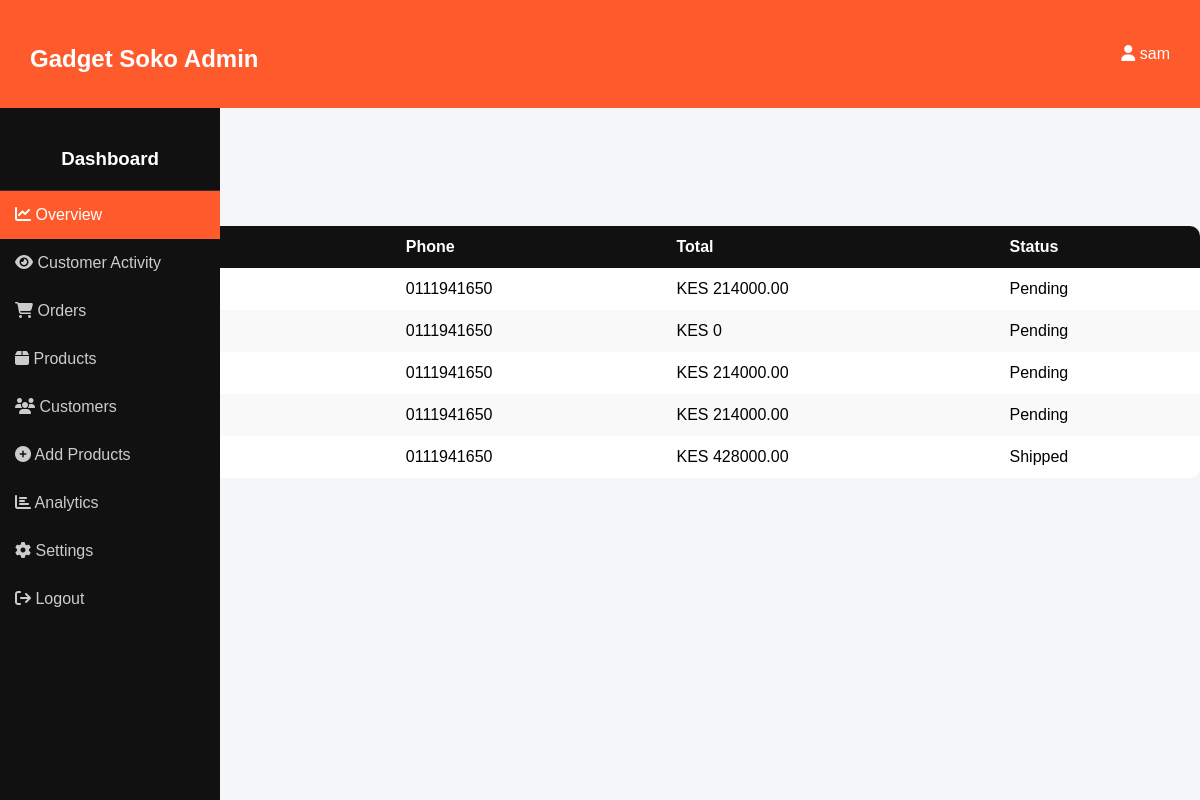
The app's page /dashboard/ (signed in), older data.
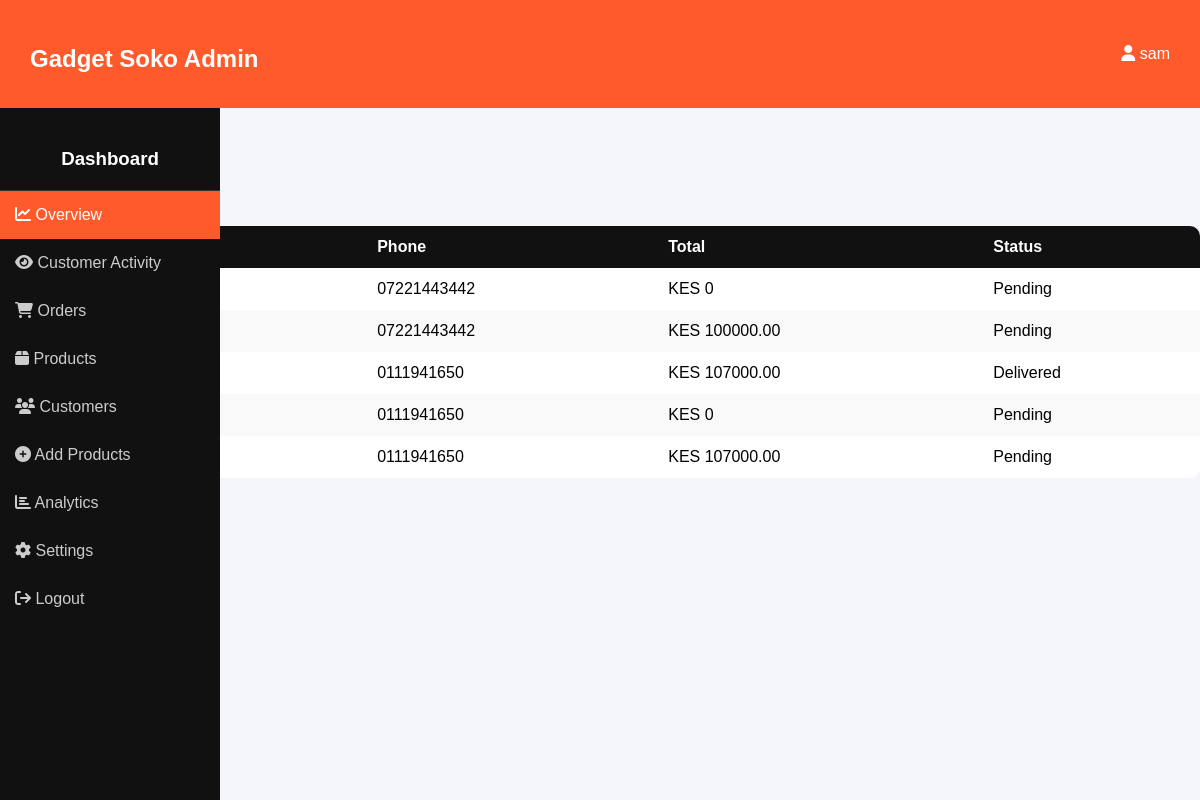
The same page, newer data.
### app/models.py (models this page shows, shortened)
class Order(models.Model):
    user = models.ForeignKey(User, on_delete=models.CASCADE, null=True, blank=True)
    name = models.CharField(max_length=100)
    email = models.EmailField(null=True, blank=True)  # ✅ FIXED
    phone = models.CharField(max_length=15)
    destination = models.CharField(max_length=255, default="N/A")
    total = models.DecimalField(max_digits=10, decimal_places=2, default=0)
    status = models.CharField(max_length=50, default='Pending')
    created_at = models.DateTimeField(auto_now_add=True)
    payment_status = models.CharField(max_length=50, default="Pending")
    STATUS_CHOICES = [
        ('Pending', 'Pending'),
        ('STK_Sent', 'STK Push Sent'), # User clicked pay, waiting for PIN
        ('Paid', 'Paid'),             # Callback received Success
        ('Failed', 'Failed'),         # Callback received Error or Timeout
    ]
    status = models.CharField(max_length=20, choices=STATUS_CHOICES, default='Pending')
    checkout_request_id = models.CharField(max_length=100, blank=True, null=True)
    mpesa_receipt = models.CharField(max_length=50, blank=True, null=True)

### app/views.py (the view)
# urls.py: path('dashboard/', views.dashboard_view, name='dashboard'),
@staff_member_required
def dashboard_view(request):
    products_count = Product.objects.count()
    orders_count = Order.objects.count()
    users_count = User.objects.count()
    revenue = Order.objects.aggregate(total_revenue=Sum('total'))['total_revenue'] or 0
    recent_orders = Order.objects.order_by('-id')[:5]
    activity_logs = UserActivity.objects.select_related('user', 'product').order_by('-timestamp')[:20]
    for log in activity_logs:
        latest_order = Order.objects.filter(user=log.user).order_by('-created_at').first()
        if latest_order:
            log.last_order_status = latest_order.status
        else:
            log.last_order_status = "Browsing Only"
    today = datetime.today()
    revenue_data = defaultdict(int)
    for i in range(6, 0, -1):
        month = (today.month - i) % 12 or 12
        orders_in_month = Order.objects.filter(created_at__month=month)
        month_name = datetime(1900, month, 1).strftime('%b')
        revenue_data[month_name] = sum(o.total for o in orders_in_month if o.total)
    revenue_labels = list(revenue_data.keys())
    revenue_values = list(revenue_data.values())
    top_products = Product.objects.annotate(
        total_sold=Sum('orderitem__quantity'),
    ).order_by('-total_sold')[:5]
    top_products_labels = [p.name for p in top_products]
    top_products_values = [p.total_sold or 0 for p in top_products]
    context = {
        "products_count": products_count,
        "orders_count": orders_count,
        "users_count": users_count,
        "revenue": revenue,
        "recent_orders": recent_orders,
        "revenue_labels": revenue_labels,
        "revenue_values": revenue_values,
        "top_products_labels": top_products_labels,
        "top_products_values": top_products_values,
        "customer_activity": activity_logs, # New context for the table
        "products": Product.objects.all(),
    }
    return render(request, "dashboard.html", context)

### app/context_processors.py (called while the page is built)
def cart_count(request):
    count = 0
    if request.user.is_authenticated:
        result = CartItem.objects.filter(user=request.user).aggregate(
            total=Sum('quantity')
        )
        count = result['total'] or 0
    return {'cart_count': count}

### app/templates/dashboard.html (shortened to what this page needs)
{% load static %}
<!DOCTYPE html>
<html lang="en">
<head>
    <link rel="stylesheet" href="https://cdnjs.cloudflare.com/ajax/libs/font-awesome/6.5.0/css/all.min.css">
</head>
<body>
<div class="navbar">
    <h2>Gadget Soko Admin</h2>
    <div class="user">
        <i class="fa fa-user"></i> {{ request.user.username|default:"Admin" }}
    </div>
</div>
<div class="sidebar">
    <h3>Dashboard</h3>
    <a onclick="showSection('overview')" class="active"><i class="fa fa-chart-line"></i> Overview</a>
    <a onclick="showSection('activity')">
        <i class="fa fa-eye"></i> Customer Activity
    </a>
    <a href="{% url 'manage_orders' %}"><i class="fa fa-shopping-cart"></i> Orders</a>
    <a href="{% url 'manage_products' %}"><i class="fa fa-box"></i> Products</a>
    <a href="{% url 'customers' %}"><i class="fa fa-users"></i> Customers</a>
    <a href="{% url 'add_product' %}"><i class="fa fa-plus-circle"></i> Add Products</a>
    <a onclick="showSection('analytics')"><i class="fa fa-chart-bar"></i> Analytics</a>
    <a onclick="showSection('settings')"><i class="fa fa-cog"></i> Settings</a>
    <a href="{% url 'logout' %}"><i class="fa fa-sign-out"></i> Logout</a>
</div>
<div class="main">
    </div>
        <h2>Recent Orders</h2>
        <div class="table-container">
            <table>
                <thead>
                    <tr>
                        <th>ID</th>
                        <th>Name</th>
                        <th>Phone</th>
                        <th>Total</th>
                        <th>Status</th>
                    </tr>
                </thead>
                <tbody>
                    {% if recent_orders %}
                        {% for order in recent_orders %}
                        <tr>
                            <td>{{ order.id }}</td>
                            <td>{{ order.name|default:"N/A" }}</td>
                            <td>{{ order.phone|default:"N/A" }}</td>
                            <td>KES {{ order.total|default:"0" }}</td>
                            <td>{{ order.status|default:"Pending" }}</td>
                        </tr>
                        {% endfor %}
                    {% else %}
                        <tr>
                            <td colspan="5" style="text-align:center;">No recent orders</td>
                        </tr>
                    {% endif %}
                </tbody>
            </table>
        </div>
</body>
</html>

Row changes from the older to the newer data that the page shows:
no longer on this page (row unchanged): Order: phone "0111941650", total "214000.00", status "Pending"
no longer on this page (row unchanged): Order: phone "0111941650", total "214000.00", status "Pending"
no longer on this page (row unchanged): Order: phone "0111941650", total "214000.00", status "Pending"
no longer on this page (row unchanged): Order: phone "0111941650", total "428000.00", status "Shipped"
added Order: phone "07221443442", total "0", status "Pending"
added Order: phone "07221443442", total "100000.00", status "Pending"
added Order: phone "0111941650", total "107000.00", status "Delivered"
added Order: phone "0111941650", total "107000.00", status "Pending"
